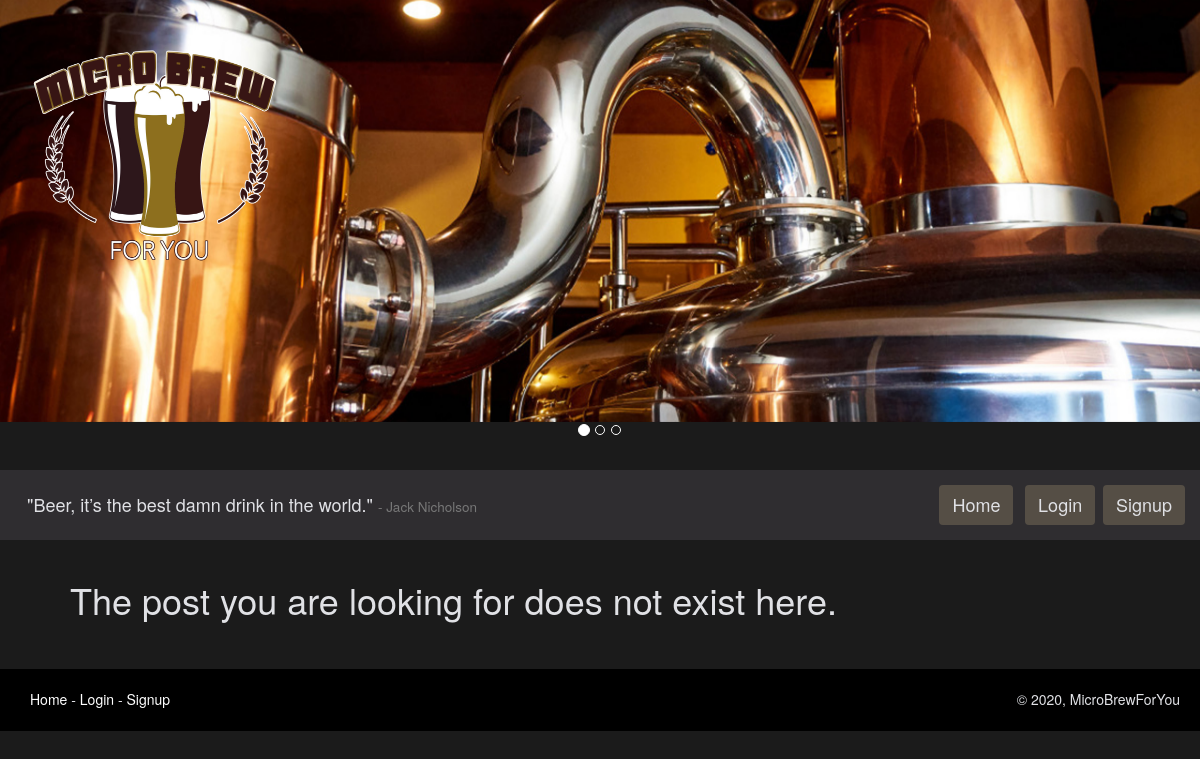
Page /post/4/ on the earlier database version.
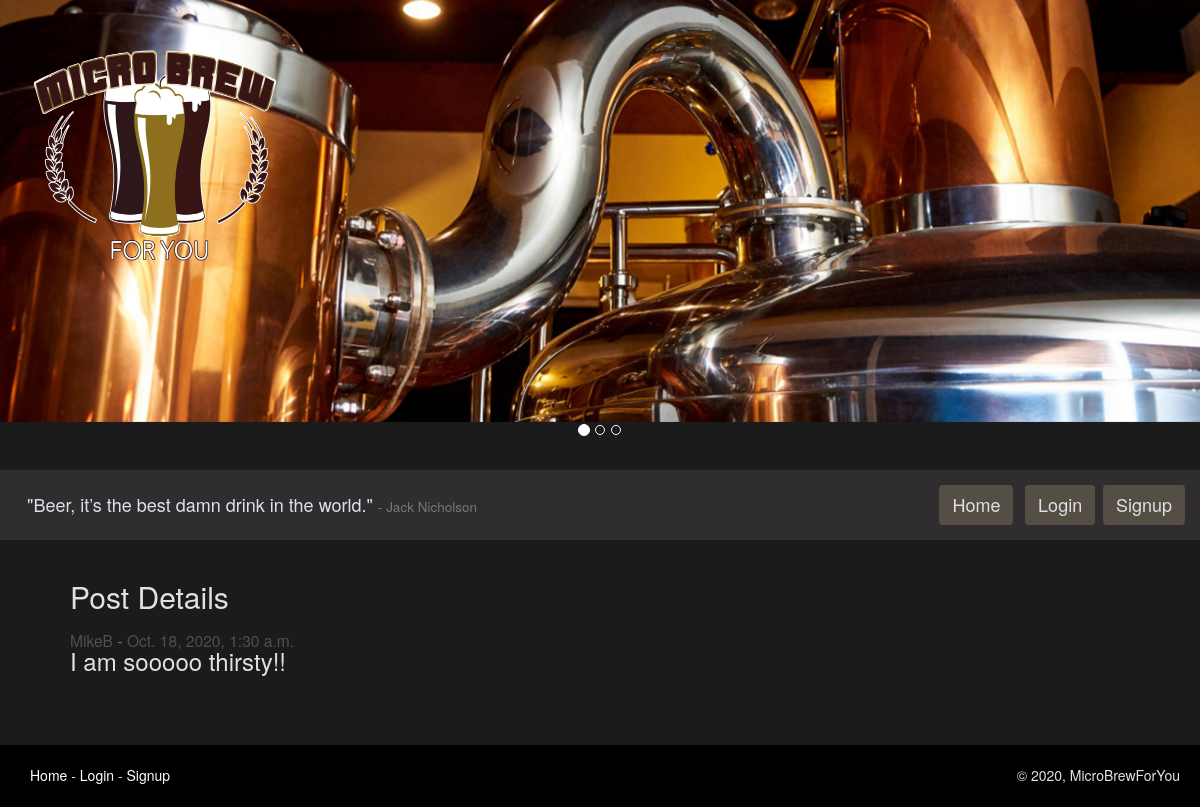
Same page on the later database version.
### microbrewforyou_app/models.py (models this page shows, shortened)
class Posts(models.Model):
    author = models.ForeignKey(
        CustomUser, on_delete=models.CASCADE, related_name='author')
    body = models.TextField(max_length=280)
    postTime = models.DateTimeField(default=timezone.now)
    lastUpdated = models.DateField(auto_now=True)

class CustomUser(AbstractUser):
    bio = models.CharField(max_length=280, default='')
    user_image = models.ImageField(
        upload_to='images/', blank=True)
    users_following = models.ManyToManyField(
        "self", symmetrical=False, related_name='CustomUser')
    fav_breweries = models.ManyToManyField(
        "Breweries", symmetrical=False,
        related_name='fav_breweries', blank=True)
    fav_brewtypes = models.ManyToManyField(
        "BrewTypes", symmetrical=False,
        related_name='fav_brewtypes', blank=True)
    address = models.CharField(max_length=280)
    city = models.CharField(max_length=50)
    state = models.CharField(max_length=50)
    user_since = models.DateTimeField(default=timezone.now)
    REQUIRED_FIELDS = ['first_name', 'bio', 'address', 'city', 'state']
    def __str__(self):
        return self.username

### microbrewforyou_app/views.py (the view)
# urls.py: path('post/<int:post_id>/', post_detail_view, name="postview"),
def post_detail_view(request, post_id):
    my_post = Posts.objects.filter(id=post_id).first()
    words_quote = "Beer, it’s the best damn drink in the world."
    words_author = "Jack Nicholson"
    return render(
        request, "post_detail.html",
        {"post": my_post,
         'words_author': words_author, "words_quote": words_quote}
    )

### templates/post_detail.html (shortened to what this page needs)
{% extends 'base.html' %} {% block content %}
<br />
{% if not post %}
<h1>The post you are looking for does not exist here.</h1>
{% else %}
<h2>Post Details</h2>
<h3>
  <span class="small"
    ><a class="custom_link" href="/user/{{ post.author.id }}/"
      >{{ post.author}}</a
    >
    -
    <a class="custom_link" href="/post/{{ post.id }}/"
      >{{post.postTime}}</a
    ></span
  ><br />
  {{ post.body }}
</h3>
<br />
 {% endif %} <br /><br />{% endblock %}

### templates/base.html (shortened to what this page needs)
{% load static %}
<html>
  <head>
    <link rel="stylesheet" href="{% static 'css/main.css' %}" />
    <link
      rel="stylesheet"
      href="https://maxcdn.bootstrapcdn.com/bootstrap/3.3.7/css/bootstrap.min.css"
    />
    <link
      rel="stylesheet"
      href="https://maxcdn.bootstrapcdn.com/bootstrap/3.3.7/css/bootstrap-theme.min.css"
    />
  </head>
  <body id="custom_body">
    {% include "home_header.html" %} {% include "menu.html" %}
    <div class="container_main">{% block content %} {% endblock %}</div>
    <div class="footer">
      <div class="links-footer">
        <p>
          <a class="custom_link_white" href="/">Home</a> -
          <a class="custom_link_white" href="/login/">Login</a>
           -
          <a class="custom_link_white" href="/signup/">Signup</a>
        </p>
      </div>
      <div class="copyright-footer"><p>&copy; 2020, MicroBrewForYou</p></div>
    </div>
  </body>
</html>

### templates/home_header.html (shortened to what this page needs)
{% load static %}
<div id="carouselExampleIndicators" class="carousel slide" data-ride="carousel">
  <ol class="carousel-indicators">
    <li
      data-target="#carouselExampleIndicators"
      data-slide-to="0"
      class="active"
    ></li>
    <li data-target="#carouselExampleIndicators" data-slide-to="1"></li>
    <li data-target="#carouselExampleIndicators" data-slide-to="2"></li>
  </ol>
  <div class="carousel-inner" style="height: 470px">
    <img src="{% static "images/logo.png" %}" class="logo_mbfy" alt="logo" />
    <div class="item active">
      <img src="{% static "images/slider2.jpg" %}" class="d-block w-100"
      alt="..." style="vertical-align: top;"/>
    </div>
  </div>
</div>

### templates/menu.html (shortened to what this page needs)
<div align="right" class="main_menu">
  {% include "beer_words.html" %}
  <a href="/" class="btn button-menu">Home</a>
  <a href="/login/" class="btn button-menu">Login</a>
   {% if not request.user.is_authenticated %}&nbsp;<a
    href="/signup/"
    class="btn button-menu"
    >Signup</a
  >{% endif %}
</div>

### templates/beer_words.html
<div class="quote">
  <h4>"{{ words_quote }}" <span class="small">- {{words_author}}</span></h4>
</div>

### static/css/main.css (style rules this page uses)
div.main_menu { padding: 15px; background-color: #2f2d30; }
body#custom_body { background-color: #1b1b1b; color: #e0e1e5; }
.container_main { margin-left: 70px; margin-right: 70px; }
a.button-menu { background-color: #554e45; color: #e0e1e5; font-size: 18px; }
a.custom_link { color: #554e45; }
a.custom_link_white { color: #ffffff; }
img.logo_mbfy { position: absolute; top: 30px; left: 30px; width: 250px; height: 250px; z-index: 1; }
div.footer { background-color: black; height: 62px; color: #e0e1e5; padding: 20px; padding-left: 30px; display: flex; justify-content: space-between; }
div.quote { position: relative; margin-left: 12px; float: left; }

Differences in the rows shown:
added Posts: author "MikeB", postTime "Oct. 18, 2020, 1:30 a.m.", body "I am sooooo thirsty!!"
Other differences:
text no longer shown: "The post you are looking for does not exist here."
text now shown: "Post Details -"
